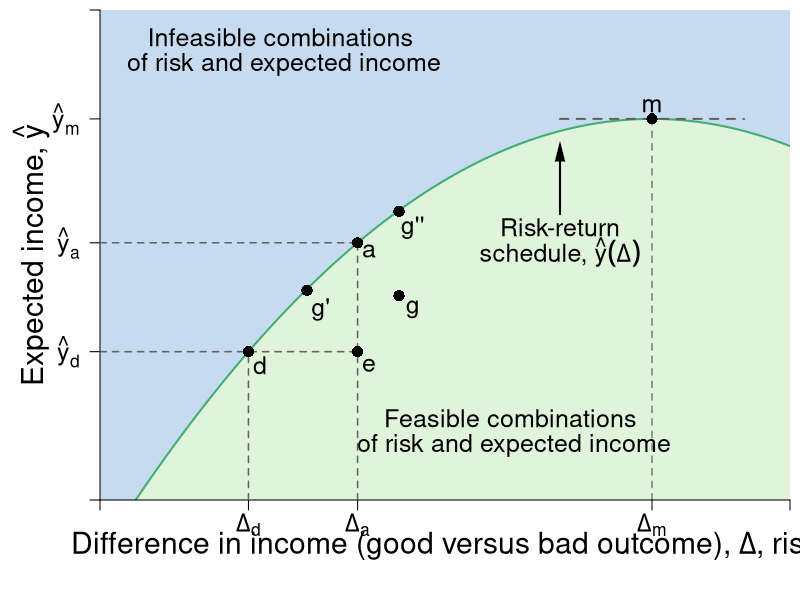

Write the R code that produced this figure.
require(ggplot2)
require(shape)
pdf(file = "risk/risk_return_shaded.pdf", width = 9, height = 7)

# Set parameters for graphics
axislabelsize <- 1.8
labelsize <- 1.5
namesize <- 1.8
annotatesize <- 1.5
graphlinewidth <- 2
segmentlinewidth <- 1.5

COL <- c("#7fc97f", "#beaed4", "#fdc086", "#ffff99", "#386cb0", "#f0027f", "#bf5b17", "#666666")
COLA <- c("#e0f3db", "#99d8c9","#66c2a4","#41ae76", "#238b45", "#005824")
COLB <- c("#c6dbef", "#4eb3d3", "#2b8cbe", "#0868ac","#084081")
COLC <- c("#fcfbfd", "#efedf5", "#dadaeb", "#bcbddc", "#9e9ac8", "#807dba", "#6a51a3", "#54278f", "#3f007d")
grays <- gray.colors(25, start = 1, end = 0, alpha = 1)

par(mar =  c(5, 5, 0.5, 0.5))
xlims <- c(0, 15)
ylims <- c(0, 18)

riskreturn <- function(g, int1 = 14, int2 = 4, coeff = 1/3){
  int1 - (int2 - (coeff)*g)^2
}

indiffA <- function(g, intercept = 5.6, slope = 0.125){
  intercept  + slope*g^2
}


#Plot command 
plot(0, 0, xlim = xlims, ylim = ylims, 
     type = "n",
     xlab = expression(paste("")),
     ylab = expression(paste("")), 
     axes = FALSE,
     # xlab = expression(paste("Bob's Payoff, ", u^B)),
     # ylab = expression(paste("Alfredo's Payoff, ", u^A)),
     #xaxt = "n", 
     #yaxt = "n", 
     cex.lab = axislabelsize, 
     bty = "n", 
     xaxs = "i", 
     yaxs = "i"
)


ticksy <- c(0, riskreturn(g = 3.227315) , riskreturn(g = 5.6) , riskreturn(g = 12) , ylims[2])
ylabels <- c(NA, expression(paste(hat(y)[d])), expression(paste(hat(y)[a])),  expression(paste(hat(y)[m])), NA)
ticksx <- c(0, 3.227315, 5.6, 12, xlims[2])
xlabels <- c(NA, expression(Delta[d]), expression(Delta[a]), expression(Delta[m]), NA)

#mtext(expression(paste("Difference in income (good versus bad outcome), ", Delta, ", risk")), side = 1, line = 2.5, cex = axislabelsize)
text(xlims[2] - 0.5*(xlims[2] - xlims[1]), ylims[1] - 1.7, expression(paste("Difference in income (good versus bad outcome), ", Delta, ", risk")), xpd = TRUE, cex = axislabelsize) 
text(xlims[1] - 1.5, ylims[2] - 0.5*(ylims[2] - ylims[1]), expression(paste("Expected income, ", hat(y))), xpd = TRUE, cex = axislabelsize, srt = 90) 


#Draw the polygon for shading the utility areas
xpoly1 <- seq(from = xlims[1], to = xlims[2], length.out = 500)
ypoly1 <- riskreturn(xpoly1)
polygon(x = c(xlims[2], xlims[2], rev(xpoly1), 0),
        y = c(ylims[2], 0, rev(ypoly1), ylims[2]),
        col=COLB[1], density=NULL, border = NA)

xpoly2 <- seq(from = 3*(4 - sqrt(14)), to = xlims[2], length.out = 500)
ypoly2 <- riskreturn(xpoly2)
polygon(x = c(xpoly2[1], xlims[2], rev(xpoly2)),
        y = c(ylims[1], ylims[1], rev(ypoly2)),
        col=COLA[1], density=NULL, border = NA)


text(10, 10, expression(paste("Risk-return")), cex = labelsize)
text(10, 9.1, expression(paste("schedule, ", omega = hat(y)(Delta) )), cex = labelsize)

Arrows(10, 10.5, 10, 12.8, col = "black", lty = 1, lwd = 2, arr.type = "triangle", arr.lwd = 0.5)

text(9, 3, expression(paste("Feasible combinations ")), cex = labelsize)
text(9, 2, expression(paste("of risk and expected income")), cex = labelsize)

text(4, 17, expression(paste("Infeasible combinations ")), cex = labelsize)
text(4, 16, expression(paste("of risk and expected income")), cex = labelsize)

npts <- 500 
xx1 <- seq(xlims[1], xlims[2], length.out = npts)
lines(xx1, riskreturn(xx1), col = COLA[4], lwd = graphlinewidth, lty = 1)

segments(12, 0, 12, riskreturn(g = 12), lty = 2, lwd = segmentlinewidth, col = grays[20])
#segments(0, riskreturn(g = 12), 12, riskreturn(g = 12), lty = 2, lwd = segmentlinewidth, col = grays[20])


segments(10, riskreturn(g = 12), 14, riskreturn(g = 12), lty = 2, lwd = graphlinewidth, col = grays[22])
points(12, riskreturn(g = 12), pch = 16, col = "black", cex = 1.5, xpd = TRUE)
text(12, riskreturn(g = 12) + 0.5, expression(m), cex = labelsize)

#Add points
points(6.5, 10.6, pch = 16, col = "black", cex = 1.5)
points(4.5, 7.7, pch = 16, col = "black", cex = 1.5)
points(6.5, 7.5, pch = 16, col = "black", cex = 1.5)

#point labels
text(6.8, 10, expression(paste("g''")), cex = labelsize)
text(4.8, 7, expression(paste("g'")), cex = labelsize)
text(6.8, 7, expression(paste(g)), cex = labelsize)

axis(1, at = ticksx, pos = 0, labels = xlabels, cex.axis = labelsize)
axis(2, at = ticksy, pos = 0, labels = ylabels, las = 1, cex.axis = labelsize)


#Add points a, b, c and c
segments(5.6, 0, 5.6, riskreturn(g = 5.6), lty = 2, lwd = segmentlinewidth, col = grays[22])
segments(0, riskreturn(5.6), 5.6, riskreturn(g = 5.6), lty = 2, lwd = segmentlinewidth, col = grays[22])
points(5.6, riskreturn(g = 5.6), pch = 16, col = "black", cex = 1.5)
text(5.6 + 0.25, riskreturn(g = 5.6) - 0.3, expression(a), cex = labelsize)


#riskreturn(g = 5.6) - 4 = 5.448889
#12 - 3*(14 - 5.448889)^(1/2) = 3.227315
segments(3.227315, 0, 3.227315, riskreturn(g = 3.227315), lty = 2, lwd = segmentlinewidth, col = grays[22])
segments(0, riskreturn(3.227315), 5.6, riskreturn(g = 3.227315), lty = 2, lwd = segmentlinewidth, col = grays[22])

points(3.227315, 5.448889 , pch = 16, col = "black", cex = 1.5)
text(3.227315 + 0.25, 5.448889 - 0.5, expression(d), cex = labelsize)
points(5.6, riskreturn(g = 5.6) - 4 , pch = 16, col = "black", cex = 1.5)
text(5.6  + 0.25, riskreturn(g = 5.6) - 4 - 0.5, expression(e), cex = labelsize)


dev.off()
